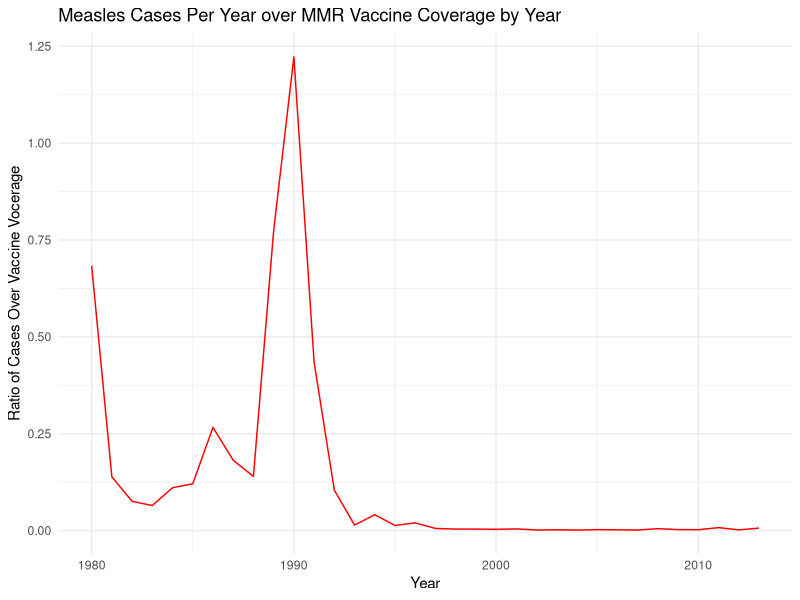

Generate this figure with R:
setwd("~/Desktop/R Scripts/Preventable-Diseases")
comp <- read.csv("MMRvsCases.csv")
comp1 <- comp[19942:19975,]

ratio <- comp1[,5]/comp1[,4]

library(ggplot2)
c<- ggplot(comp1, aes(x= Year, y= ratio)) + geom_line(color = "red")
c + labs(title ="Measles Cases Per Year over MMR Vaccine Coverage by Year", y = "Ratio of Cases Over Vaccine Vocerage", x = "Year") + 
  theme_minimal()
